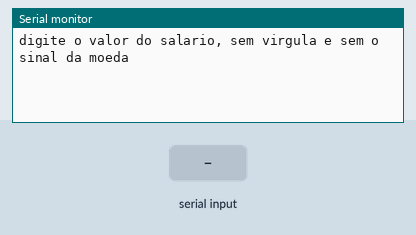
This sketch was run on a simulated Arduino Uno, built with avr-gcc and run on an emulated ATmega328P. On the bench: the last lines printed to the serial monitor. The test bench sets the inputs (shaded band).

Above: at 2.2 s.
2.3 s: "90,45\n" received over Serial
At 5.1 s:
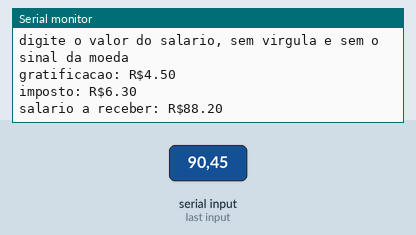
7.8 s: "30,150\n" received over Serial
At 12.2 s:
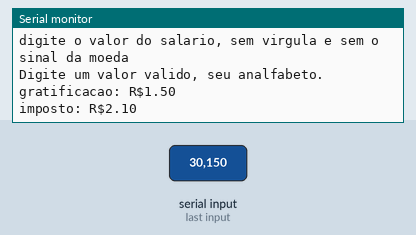
Timing chart, 0 to 13.7 s (numbered marks = the images above; inputs shaded):
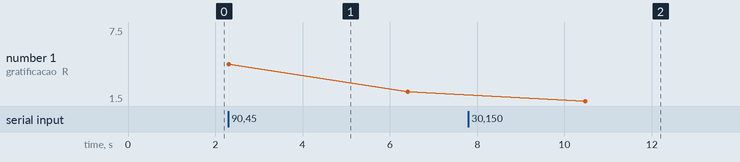

Measured:
- after the input at 2.3 s, the serial monitor: prints a new line at once (image 1)
- after the input at 7.8 s, the serial monitor: prints a new line after 2.7 s (image 2)
- plotted number 1: 2.25 → 7.5 after the input at 7.8 s

The sketch:

LPA_exercicio3.ino
```cpp
float novo_sal, sal_base, grat, imposto;

float aguardaEntradaNumerica() {
  while (!Serial.available()) {
    //aguarda até que um valor seja digitado
  }

  //verifica se a entrada é numérica ou ponto
  while (!isdigit(Serial.peek()) && Serial.peek() != '.') {
    //descarta a entrada não numérica
    Serial.read();
    Serial.println("Digite um valor valido, seu analfabeto.");
    while (Serial.available() == 0) {

      //aguarda a nova entrada do usuário
    }
  }
  //retornar o valor digitado no serial em tipo float
  return Serial.parseFloat();
}


void setup() {
  // put your setup code here, to run once:
  Serial.begin(9600);
  delay(1000);
}

void loop() {
  // put your main code here, to run repeatedly:
  Serial.println("digite o valor do salario, sem virgula e sem o sinal da moeda");
  sal_base = aguardaEntradaNumerica();
  grat = sal_base * 5/100;
  imposto = sal_base * 7/100;
  novo_sal = sal_base + grat - imposto;
  Serial.print("gratificacao: R$");
  Serial.println(grat);
  delay(1000);
  Serial.print("imposto: R$");
  Serial.println(imposto);
  delay(1000);
  Serial.print("salario a receber: R$");
  Serial.println(novo_sal);
  delay(2000);
}
```
